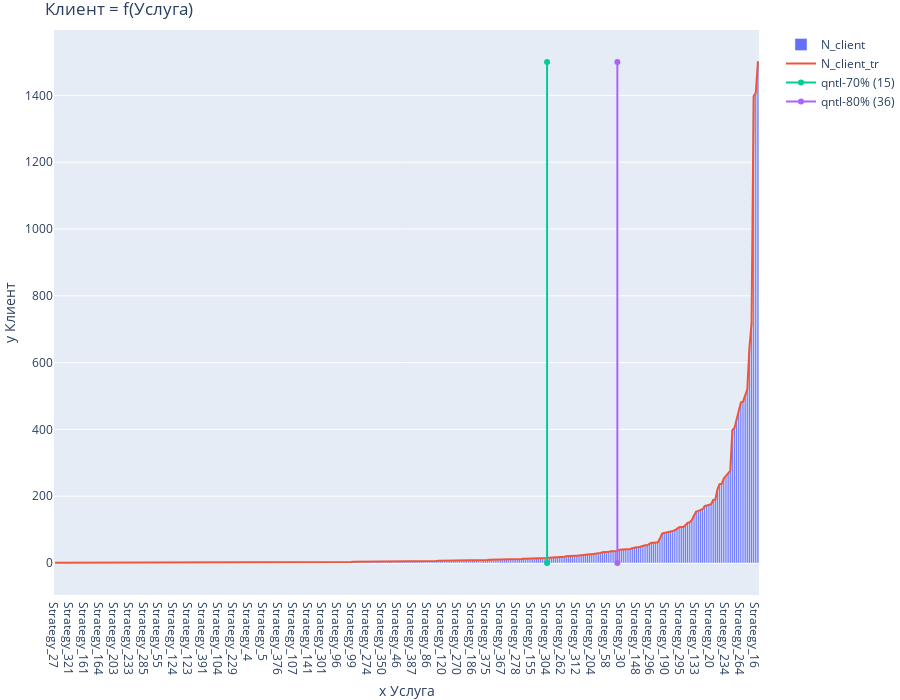

Notebook code cell kept with this figure:
### Code cell
# Графический анализ
from plotly.subplots import make_subplots
import plotly.graph_objects as go

# asmpt_1 = X_Y[X_Y['Клиент']==X_Y['Клиент'].quantile(.7)][0:1].index.values[0]
# asmpt_2 = X_Y[X_Y['Клиент']==X_Y['Клиент'].quantile(.8)][0:1].index.values[0]

fig = make_subplots(rows=1, cols=1)
fig.add_trace(go.Bar(x=X_Y.index, y=X_Y['Клиент'].values, name='N_client'), row=1, col=1)
fig.add_trace(go.Scatter(x=X_Y.index, y=X_Y['Клиент'].values, name='N_client_tr'), row=1, col=1, )
fig.add_trace(go.Scatter(x=['Strategy_304']*2, y=[0,1500], name='qntl-70% (15)'))
fig.add_trace(go.Scatter(x=['Strategy_245']*2, y=[0,1500], name='qntl-80% (36)'))

fig.update_layout(legend_orientation="v",
                  legend=dict(x=1.2, xanchor="right"),
                  title="Клиент = f(Услуга)",
                  xaxis_title="x Услуга",
                  yaxis_title="y Клиент",
                  margin=dict(l=0, r=0, t=30, b=0)
                 )
fig.update_layout(
    autosize=False,
    width=900,
    height=700,)

fig.show()

### Figure 1 — Plotly figure (JSON) as saved in the notebook; plotly's stock layout.template omitted (floating-point values rounded to 4 significant figures; data arrays with more than 128 entries replaced by an {"elided": "..."} marker saying what was removed)
{"data": [{"name": "N_client", "type": "bar", "x": {"elided": "331 str values"}, "xaxis": "x", "y": {"elided": "331 int values"}, "yaxis": "y"}, {"name": "N_client_tr", "type": "scatter", "x": {"elided": "331 str values"}, "xaxis": "x", "y": {"elided": "331 int values"}, "yaxis": "y"}, {"name": "qntl-70% (15)", "type": "scatter", "x": ["Strategy_304", "Strategy_304"], "y": [0, 1500]}, {"name": "qntl-80% (36)", "type": "scatter", "x": ["Strategy_245", "Strategy_245"], "y": [0, 1500]}], "layout": {"autosize": false, "height": 700, "legend": {"orientation": "v", "x": 1.2, "xanchor": "right", "y": 1}, "margin": {"b": 0, "l": 0, "r": 0, "t": 30}, "title": {"text": "Клиент = f(Услуга)"}, "width": 900, "xaxis": {"anchor": "y", "autorange": true, "domain": [0, 1], "range": [-0.5, 330.5], "title": {"text": "x Услуга"}, "type": "category"}, "yaxis": {"anchor": "x", "autorange": true, "domain": [0, 1], "range": [-96.01, 1596.0], "title": {"text": "y Клиент"}, "type": "linear"}}}
